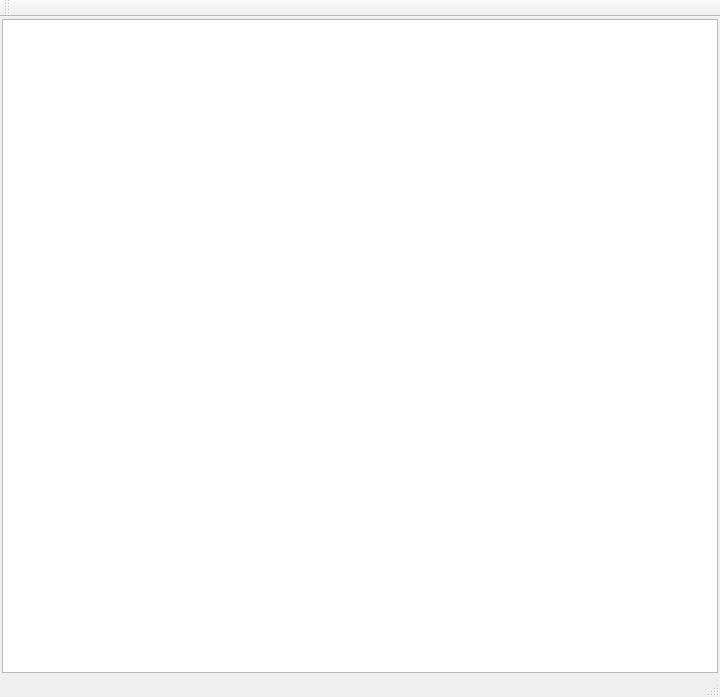
<?xml version="1.0" encoding="UTF-8"?>
<ui version="4.0">
 <class>BDLSClass</class>
 <widget class="QMainWindow" name="BDLSClass">
  <property name="geometry">
   <rect>
    <x>0</x>
    <y>0</y>
    <width>720</width>
    <height>697</height>
   </rect>
  </property>
  <property name="windowTitle">
   <string>BDLS</string>
  </property>
  <widget class="QWidget" name="centralWidget">
   <layout class="QHBoxLayout" name="horizontalLayout">
    <property name="spacing">
     <number>2</number>
    </property>
    <property name="leftMargin">
     <number>2</number>
    </property>
    <property name="topMargin">
     <number>2</number>
    </property>
    <property name="rightMargin">
     <number>2</number>
    </property>
    <property name="bottomMargin">
     <number>2</number>
    </property>
    <item>
     <widget class="QTreeView" name="treeView">
      <property name="styleSheet">
       <string notr="true"> QTreeView {
     show-decoration-selected: 1;
 }

 QTreeView::item {
      border: 1px solid #d9d9d9;
     border-top-color: transparent;
     border-bottom-color: transparent;
 }

 QTreeView::item:hover {
     background: qlineargradient(x1: 0, y1: 0, x2: 0, y2: 1, stop: 0 #e7effd, stop: 1 #cbdaf1);
     border: 1px solid #bfcde4;
 }

 QTreeView::item:selected {
     border: 1px solid #567dbc;
 }

 QTreeView::item:selected:active{
     background: qlineargradient(x1: 0, y1: 0, x2: 0, y2: 1, stop: 0 #6ea1f1, stop: 1 #567dbc);
 }

 QTreeView::item:selected:!active {
     background: qlineargradient(x1: 0, y1: 0, x2: 0, y2: 1, stop: 0 #6b9be8, stop: 1 #577fbf);
 }

QHeaderView::section{background-color: rgb(200, 200, 200);font:bold;}</string>
      </property>
     </widget>
    </item>
   </layout>
  </widget>
  <widget class="QToolBar" name="mainToolBar">
   <property name="baseSize">
    <size>
     <width>24</width>
     <height>24</height>
    </size>
   </property>
   <property name="font">
    <font>
     <pointsize>10</pointsize>
     <bold>false</bold>
    </font>
   </property>
   <property name="windowTitle">
    <string/>
   </property>
   <property name="autoFillBackground">
    <bool>false</bool>
   </property>
   <property name="toolButtonStyle">
    <enum>Qt::ToolButtonTextUnderIcon</enum>
   </property>
   <attribute name="toolBarArea">
    <enum>TopToolBarArea</enum>
   </attribute>
   <attribute name="toolBarBreak">
    <bool>false</bool>
   </attribute>
  </widget>
  <widget class="QStatusBar" name="statusBar"/>
  <action name="actionAddRow">
   <property name="icon">
    <iconset resource="BDLS.qrc">
     <normaloff>:/BDLS/icons/ic_fluent_add_square_24_regular.png</normaloff>:/BDLS/icons/ic_fluent_add_square_24_regular.png</iconset>
   </property>
   <property name="text">
    <string>행 추가</string>
   </property>
   <property name="toolTip">
    <string>행 추가</string>
   </property>
  </action>
  <action name="actionDelRow">
   <property name="icon">
    <iconset resource="BDLS.qrc">
     <normaloff>:/BDLS/icons/ic_fluent_subtract_square_24_regular.png</normaloff>:/BDLS/icons/ic_fluent_subtract_square_24_regular.png</iconset>
   </property>
   <property name="text">
    <string>행 삭제</string>
   </property>
   <property name="toolTip">
    <string>행 삭제</string>
   </property>
  </action>
  <action name="actionDBUpdate">
   <property name="icon">
    <iconset resource="BDLS.qrc">
     <normaloff>:/BDLS/icons/ic_fluent_save_24_regular.png</normaloff>:/BDLS/icons/ic_fluent_save_24_regular.png</iconset>
   </property>
   <property name="text">
    <string>DB 저장</string>
   </property>
   <property name="toolTip">
    <string>DB 저장</string>
   </property>
  </action>
  <action name="actionSearchList">
   <property name="icon">
    <iconset resource="BDLS.qrc">
     <normaloff>:/BDLS/icons/ic_fluent_slide_search_24_regular.png</normaloff>:/BDLS/icons/ic_fluent_slide_search_24_regular.png</iconset>
   </property>
   <property name="text">
    <string>리스트 검색</string>
   </property>
   <property name="toolTip">
    <string>리스트 검색</string>
   </property>
  </action>
  <action name="actionSearchContent">
   <property name="icon">
    <iconset resource="BDLS.qrc">
     <normaloff>:/BDLS/icons/ic_fluent_database_search_24_regular.png</normaloff>:/BDLS/icons/ic_fluent_database_search_24_regular.png</iconset>
   </property>
   <property name="text">
    <string>내용 검색</string>
   </property>
   <property name="toolTip">
    <string>내용 검색</string>
   </property>
  </action>
  <action name="actionSearchFileName">
   <property name="icon">
    <iconset resource="BDLS.qrc">
     <normaloff>:/BDLS/icons/ic_fluent_slide_multiple_search_24_regular.png</normaloff>:/BDLS/icons/ic_fluent_slide_multiple_search_24_regular.png</iconset>
   </property>
   <property name="text">
    <string>파일명 검색</string>
   </property>
   <property name="toolTip">
    <string>파일명 검색</string>
   </property>
  </action>
  <action name="actionLockFile">
   <property name="icon">
    <iconset resource="BDLS.qrc">
     <normaloff>:/BDLS/icons/ic_fluent_lock_closed_24_regular.png</normaloff>:/BDLS/icons/ic_fluent_lock_closed_24_regular.png</iconset>
   </property>
   <property name="text">
    <string>암호 설정</string>
   </property>
   <property name="toolTip">
    <string>암호 설정</string>
   </property>
  </action>
  <action name="actionUnLockFile">
   <property name="icon">
    <iconset resource="BDLS.qrc">
     <normaloff>:/BDLS/icons/ic_fluent_lock_open_24_regular.png</normaloff>:/BDLS/icons/ic_fluent_lock_open_24_regular.png</iconset>
   </property>
   <property name="text">
    <string>암호 해제</string>
   </property>
   <property name="toolTip">
    <string>암호 해제</string>
   </property>
  </action>
  <action name="actionLogin">
   <property name="icon">
    <iconset resource="BDLS.qrc">
     <normaloff>:/BDLS/icons/ic_fluent_accessibility_24_regular.png</normaloff>:/BDLS/icons/ic_fluent_accessibility_24_regular.png</iconset>
   </property>
   <property name="text">
    <string>로그인</string>
   </property>
   <property name="toolTip">
    <string>로그인</string>
   </property>
  </action>
  <action name="actionAddFolder">
   <property name="icon">
    <iconset resource="BDLS.qrc">
     <normaloff>:/BDLS/icons/ic_fluent_folder_add_24_regular.png</normaloff>:/BDLS/icons/ic_fluent_folder_add_24_regular.png</iconset>
   </property>
   <property name="text">
    <string>폴더 추가</string>
   </property>
   <property name="toolTip">
    <string>폴더 추가</string>
   </property>
  </action>
 </widget>
 <layoutdefault spacing="6" margin="11"/>
 <resources>
  <include location="BDLS.qrc"/>
 </resources>
 <connections/>
</ui>
